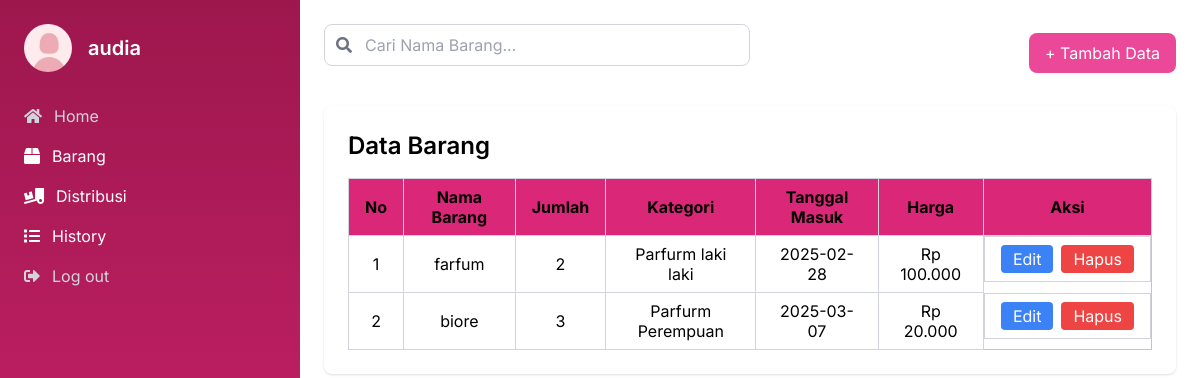
/tampil_data.php (signed in), run on the app's committed database.
### tables this page shows
CREATE TABLE `barang` (
  `BarangID` int(11) NOT NULL,
  `nama_barang` varchar(100) DEFAULT NULL,
  `jumlah_barang` int(11) NOT NULL,
  `kategori` enum('Parfurm Perempuan','Parfurm laki laki') DEFAULT NULL,
  `tanggal_masuk` date NOT NULL,
  `harga_barang` decimal(10,2) NOT NULL DEFAULT 0.00,
  `UserID` int(11) DEFAULT NULL
);

### tampil_data.php (the view, shortened to what this page needs)
<?php
include "koneksi.php";
$sql = $koneksi->query ("SELECT * FROM barang");
$search = isset($_GET['search']) ? mysqli_real_escape_string($koneksi, $_GET['search']) : "";
if ($search) {
    $sql = "SELECT * FROM barang WHERE nama_barang LIKE '%$search%'";
} else {
    $sql = "SELECT * FROM barang";
}
$result = $koneksi->query($sql);
?>
<html lang="en">
<head>
    <script src="https://cdn.tailwindcss.com"></script>
    <link href="https://cdnjs.cloudflare.com/ajax/libs/font-awesome/5.15.3/css/all.min.css" rel="stylesheet"/>
</head>
<body class="bg-white-100">
    <div class="flex min-h-screen">
        <div class="w-1/4 bg-gradient-to-b from-pink-800 to-pink-600 text-white p-6">
            <div class="flex items-center mb-8">
            <?php
                $username = $_SESSION['username'];
                ?>
                <img src="profil .jpg" alt="Profile picture" class="rounded-full w-12 h-12 mr-4"/>
                <div class="text-white">
                <h2 class="text-xl font-semibold"><?= htmlspecialchars($username) ?></h2>
                </div>
            </div>
            <nav>
                <ul>
                    <li class="mb-4">
                        <a href="index.php" class="flex items-center text-gray-300 hover:text-white">
                            <i class="fas fa-home mr-3"></i> Home
                        </a>
                    </li>
                    <li class="mb-4">
      <a href="tampil_data.php" class="flex items-center text-white">
      <i class="fas fa-box mr-3"></i> Barang
                        </a>
                    </li>
                    <li class="mb-4">
                        <a href="add_distribusi.php" class="flex items-center text-white">
                            <i class="fas fa-truck-loading mr-3"></i> Distribusi
                        </a>
                    </li>
                    <li class="mb-4">
                        <a href="distribusi.php" class="flex items-center text-white">
                            <i class="fas fa-list mr-3"></i> History
                        </a>
                    </li>
                    <li class="mt-auto">
                        <a href="logout.php" class="flex items-center text-gray-300 hover:text-white">
                            <i class="fas fa-sign-out-alt mr-3"></i> Log out
                        </a>
                    </li>
                </ul>
            </nav>
        </div>
        <div class="flex-1 p-6">
            <div class="flex justify-between items-center mb-6">
                <div class="relative w-1/2">
                    <form method="GET" action="" class="relative">
                        <input type="text" name="search" class="form-control pl-10 pr-3 py-2 border border-gray-300 rounded-lg w-full focus:outline-none focus:ring-2 focus:ring-blue-500" placeholder="Cari Nama Barang..." value="<?= htmlspecialchars($search) ?>">
                        <button type="submit" class="absolute top-1/2 left-3 transform -translate-y-1/2 text-gray-500">
                            <i class="fas fa-search"></i>
                        </button>
                    </form>
                </div>
                <a href="add_barang.php" class="px-4 py-2 bg-pink-500 text-white rounded-lg hover:bg-pink-700 transition duration-300">
                    + Tambah Data
                </a>
            </div>
            <div class="bg-pink p-6 rounded-lg shadow">
                <h2 class="text-2xl font-semibold mb-4">Data Barang</h2>
                <div class="overflow-x-auto">
                    <table class="w-full border-collapse border border-pink-300">
                        <thead>
                            <tr class="bg-pink-600">
                                <th class="border border-gray-300 px-4 py-2">No</th>
                                <th class="border border-gray-300 px-4 py-2">Nama Barang</th>
                                <th class="border border-gray-300 px-4 py-2">Jumlah</th>
                                <th class="border border-gray-300 px-4 py-2">Kategori</th>
                                <th class="border border-gray-300 px-4 py-2">Tanggal Masuk</th>
                                <th class="border border-gray-300 px-4 py-2">Harga</th>
                                <th class="border border-gray-300 px-4 py-2">Aksi</th>
                            </tr>
                        </thead>
                        <tbody>
                            <?php $No = 1; ?>
                            <?php foreach ($result as $row): ?>
                            <tr class="text-center hover:bg-gray-100">
                                <td class="border border-gray-300 px-4 py-2"><?= $No++ ?></td>
                                <td class="border border-gray-300 px-4 py-2"><?= htmlspecialchars($row['nama_barang']) ?></td>
                                <td class="border border-gray-300 px-4 py-2"><?= htmlspecialchars($row['jumlah_barang']) ?></td>
                                <td class="border border-gray-300 px-4 py-2"><?= htmlspecialchars($row['kategori']) ?></td>
                                <td class="border border-gray-300 px-4 py-2"><?= htmlspecialchars($row['tanggal_masuk']) ?></td>
                                <td class="border border-gray-300 px-4 py-2">Rp <?= number_format($row['harga_barang'], 0, ',', '.') ?></td>
                                <td class="border border-gray-300 px-4 py-2 flex justify-center space-x-2">
                                    <a href="edit.php?id=<?= $row["BarangID"] ?>" class="px-3 py-1 bg-blue-500 text-white rounded hover:bg-blue-700 transition duration-300">Edit</a>
                                    <a href="delete.php?id=<?= $row["BarangID"] ?>" class="px-3 py-1 bg-red-500 text-white rounded hover:bg-red-700 transition duration-300">Hapus</a>
                                </td>
                            </tr>
                            <?php endforeach; ?>
                        </tbody>
                    </table>
                </div>
            </div>
        </div>
    </div>
</body>
</html>

### tampil_data.php (style rules this page uses)
body { font-family: 'Inter', sans-serif; }

### data on the page
barang: nama_barang "farfum", jumlah_barang "2", kategori "Parfurm laki laki", tanggal_masuk "2025-02-28", harga_barang "100.000"
barang: nama_barang "biore", jumlah_barang "3", kategori "Parfurm Perempuan", tanggal_masuk "2025-03-07", harga_barang "20.000"

### other printed values
$username "audia"
